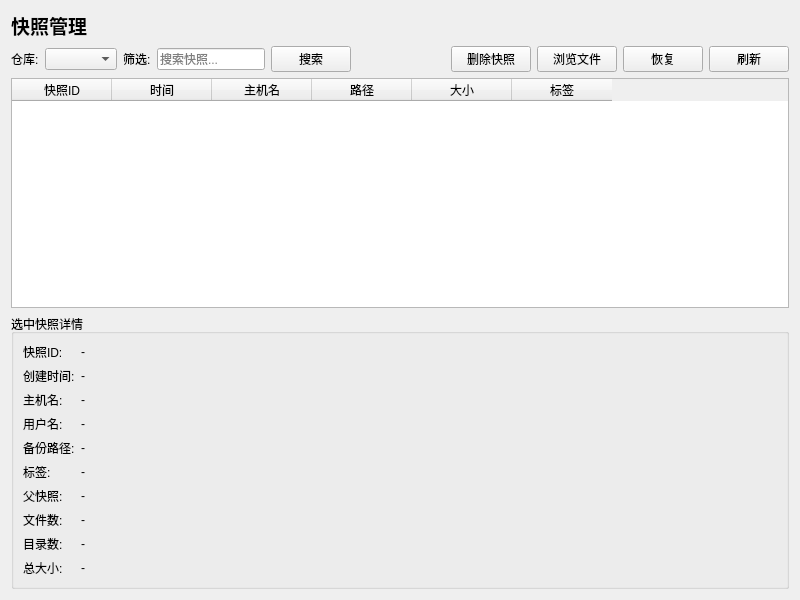
<?xml version="1.0" encoding="UTF-8"?>
<ui version="4.0">
 <class>SnapshotPage</class>
 <widget class="QWidget" name="SnapshotPage">
  <property name="geometry">
   <rect>
    <x>0</x>
    <y>0</y>
    <width>800</width>
    <height>600</height>
   </rect>
  </property>
  <layout class="QVBoxLayout" name="verticalLayout">
   <item>
    <widget class="QLabel" name="label">
     <property name="font">
      <font>
       <pointsize>14</pointsize>
       <weight>75</weight>
       <bold>true</bold>
      </font>
     </property>
     <property name="text">
      <string>快照管理</string>
     </property>
    </widget>
   </item>
   <item>
    <layout class="QHBoxLayout" name="toolbarLayout">
     <item>
      <widget class="QLabel" name="label_2">
       <property name="text">
        <string>仓库:</string>
       </property>
      </widget>
     </item>
     <item>
      <widget class="QComboBox" name="repositoryComboBox">
       <property name="minimumWidth">
        <number>200</number>
       </property>
      </widget>
     </item>
     <item>
      <widget class="QLabel" name="label_filter">
       <property name="text">
        <string>筛选:</string>
       </property>
      </widget>
     </item>
     <item>
      <widget class="QLineEdit" name="filterEdit">
       <property name="placeholderText">
        <string>搜索快照...</string>
       </property>
       <property name="minimumWidth">
        <number>150</number>
       </property>
      </widget>
     </item>
     <item>
      <widget class="QPushButton" name="searchButton">
       <property name="text">
        <string>搜索</string>
       </property>
      </widget>
     </item>
     <item>
      <spacer name="horizontalSpacer">
       <property name="orientation">
        <enum>Qt::Horizontal</enum>
       </property>
       <property name="sizeHint" stdset="0">
        <size>
         <width>40</width>
         <height>20</height>
        </size>
       </property>
      </spacer>
     </item>
     <item>
      <widget class="QPushButton" name="deleteButton">
       <property name="text">
        <string>删除快照</string>
       </property>
      </widget>
     </item>
     <item>
      <widget class="QPushButton" name="browseButton">
       <property name="text">
        <string>浏览文件</string>
       </property>
      </widget>
     </item>
     <item>
      <widget class="QPushButton" name="restoreButton">
       <property name="text">
        <string>恢复</string>
       </property>
      </widget>
     </item>
     <item>
      <widget class="QPushButton" name="refreshButton">
       <property name="text">
        <string>刷新</string>
       </property>
      </widget>
     </item>
    </layout>
   </item>
   <item>
    <widget class="QTableWidget" name="tableWidget">
     <property name="editTriggers">
      <set>QAbstractItemView::NoEditTriggers</set>
     </property>
     <property name="alternatingRowColors">
      <bool>true</bool>
     </property>
     <property name="selectionMode">
      <enum>QAbstractItemView::ExtendedSelection</enum>
     </property>
     <property name="selectionBehavior">
      <enum>QAbstractItemView::SelectRows</enum>
     </property>
     <attribute name="horizontalHeaderStretchLastSection">
      <bool>false</bool>
     </attribute>
     <attribute name="horizontalHeaderDefaultSectionSize">
      <number>100</number>
     </attribute>
     <column>
      <property name="text">
       <string>快照ID</string>
      </property>
     </column>
     <column>
      <property name="text">
       <string>时间</string>
      </property>
     </column>
     <column>
      <property name="text">
       <string>主机名</string>
      </property>
     </column>
     <column>
      <property name="text">
       <string>路径</string>
      </property>
     </column>
     <column>
      <property name="text">
       <string>大小</string>
      </property>
     </column>
     <column>
      <property name="text">
       <string>标签</string>
      </property>
     </column>
    </widget>
   </item>
   <item>
    <widget class="QGroupBox" name="detailsGroup">
     <property name="title">
      <string>选中快照详情</string>
     </property>
     <layout class="QVBoxLayout" name="verticalLayout_details">
      <item>
       <layout class="QFormLayout" name="formLayout">
        <item row="0" column="0">
         <widget class="QLabel" name="label_snapshotId">
          <property name="text">
           <string>快照ID:</string>
          </property>
         </widget>
        </item>
        <item row="0" column="1">
         <widget class="QLabel" name="detailSnapshotIdLabel">
          <property name="text">
           <string>-</string>
          </property>
         </widget>
        </item>
        <item row="1" column="0">
         <widget class="QLabel" name="label_createTime">
          <property name="text">
           <string>创建时间:</string>
          </property>
         </widget>
        </item>
        <item row="1" column="1">
         <widget class="QLabel" name="detailCreateTimeLabel">
          <property name="text">
           <string>-</string>
          </property>
         </widget>
        </item>
        <item row="2" column="0">
         <widget class="QLabel" name="label_hostname">
          <property name="text">
           <string>主机名:</string>
          </property>
         </widget>
        </item>
        <item row="2" column="1">
         <widget class="QLabel" name="detailHostnameLabel">
          <property name="text">
           <string>-</string>
          </property>
         </widget>
        </item>
        <item row="3" column="0">
         <widget class="QLabel" name="label_username">
          <property name="text">
           <string>用户名:</string>
          </property>
         </widget>
        </item>
        <item row="3" column="1">
         <widget class="QLabel" name="detailUsernameLabel">
          <property name="text">
           <string>-</string>
          </property>
         </widget>
        </item>
        <item row="4" column="0">
         <widget class="QLabel" name="label_paths">
          <property name="text">
           <string>备份路径:</string>
          </property>
         </widget>
        </item>
        <item row="4" column="1">
         <widget class="QLabel" name="detailPathsLabel">
          <property name="text">
           <string>-</string>
          </property>
          <property name="wordWrap">
           <bool>true</bool>
          </property>
         </widget>
        </item>
        <item row="5" column="0">
         <widget class="QLabel" name="label_tags">
          <property name="text">
           <string>标签:</string>
          </property>
         </widget>
        </item>
        <item row="5" column="1">
         <widget class="QLabel" name="detailTagsLabel">
          <property name="text">
           <string>-</string>
          </property>
         </widget>
        </item>
        <item row="6" column="0">
         <widget class="QLabel" name="label_parentId">
          <property name="text">
           <string>父快照:</string>
          </property>
         </widget>
        </item>
        <item row="6" column="1">
         <widget class="QLabel" name="detailParentIdLabel">
          <property name="text">
           <string>-</string>
          </property>
         </widget>
        </item>
        <item row="7" column="0">
         <widget class="QLabel" name="label_fileCount">
          <property name="text">
           <string>文件数:</string>
          </property>
         </widget>
        </item>
        <item row="7" column="1">
         <widget class="QLabel" name="detailFileCountLabel">
          <property name="text">
           <string>-</string>
          </property>
         </widget>
        </item>
        <item row="8" column="0">
         <widget class="QLabel" name="label_dirCount">
          <property name="text">
           <string>目录数:</string>
          </property>
         </widget>
        </item>
        <item row="8" column="1">
         <widget class="QLabel" name="detailDirCountLabel">
          <property name="text">
           <string>-</string>
          </property>
         </widget>
        </item>
        <item row="9" column="0">
         <widget class="QLabel" name="label_size">
          <property name="text">
           <string>总大小:</string>
          </property>
         </widget>
        </item>
        <item row="9" column="1">
         <widget class="QLabel" name="detailSizeLabel">
          <property name="text">
           <string>-</string>
          </property>
         </widget>
        </item>
       </layout>
      </item>
     </layout>
    </widget>
   </item>
  </layout>
 </widget>
 <resources/>
 <connections/>
</ui>
